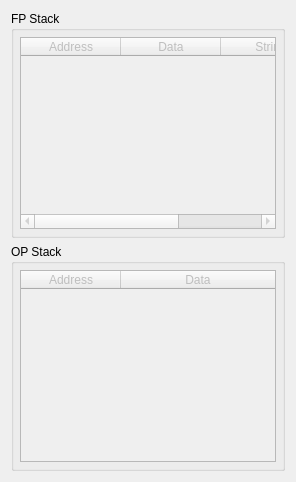
      <widget class="QWidget" name="debugOsStacksWidget">
       <attribute name="icon">
        <iconset resource="resources.qrc">
         <normaloff>:/icons/resources/icons/stack.png</normaloff>:/icons/resources/icons/stack.png</iconset>
       </attribute>
       <attribute name="title">
        <string>OS Stacks</string>
       </attribute>
       <layout class="QGridLayout" name="gridLayout_15">
        <item row="1" column="0">
         <widget class="QGroupBox" name="groupBox_13">
          <property name="sizePolicy">
           <sizepolicy hsizetype="Preferred" vsizetype="Preferred">
            <horstretch>0</horstretch>
            <verstretch>0</verstretch>
           </sizepolicy>
          </property>
          <property name="title">
           <string>OP Stack</string>
          </property>
          <layout class="QVBoxLayout" name="verticalLayout_30">
           <property name="leftMargin">
            <number>6</number>
           </property>
           <property name="topMargin">
            <number>6</number>
           </property>
           <property name="rightMargin">
            <number>6</number>
           </property>
           <property name="bottomMargin">
            <number>6</number>
           </property>
           <item>
            <widget class="QTableWidget" name="opStack">
             <property name="enabled">
              <bool>false</bool>
             </property>
             <property name="sizePolicy">
              <sizepolicy hsizetype="Expanding" vsizetype="Expanding">
               <horstretch>0</horstretch>
               <verstretch>0</verstretch>
              </sizepolicy>
             </property>
             <property name="contextMenuPolicy">
              <enum>Qt::CustomContextMenu</enum>
             </property>
             <property name="acceptDrops">
              <bool>false</bool>
             </property>
             <property name="autoScroll">
              <bool>false</bool>
             </property>
             <property name="editTriggers">
              <set>QAbstractItemView::AllEditTriggers</set>
             </property>
             <property name="showDropIndicator" stdset="0">
              <bool>false</bool>
             </property>
             <property name="dragDropOverwriteMode">
              <bool>false</bool>
             </property>
             <property name="selectionMode">
              <enum>QAbstractItemView::SingleSelection</enum>
             </property>
             <property name="selectionBehavior">
              <enum>QAbstractItemView::SelectRows</enum>
             </property>
             <property name="textElideMode">
              <enum>Qt::ElideRight</enum>
             </property>
             <property name="horizontalScrollMode">
              <enum>QAbstractItemView::ScrollPerPixel</enum>
             </property>
             <property name="sortingEnabled">
              <bool>false</bool>
             </property>
             <property name="cornerButtonEnabled">
              <bool>false</bool>
             </property>
             <attribute name="horizontalHeaderDefaultSectionSize">
              <number>100</number>
             </attribute>
             <attribute name="horizontalHeaderHighlightSections">
              <bool>false</bool>
             </attribute>
             <attribute name="horizontalHeaderMinimumSectionSize">
              <number>40</number>
             </attribute>
             <attribute name="horizontalHeaderShowSortIndicator" stdset="0">
              <bool>false</bool>
             </attribute>
             <attribute name="horizontalHeaderStretchLastSection">
              <bool>true</bool>
             </attribute>
             <attribute name="verticalHeaderVisible">
              <bool>false</bool>
             </attribute>
             <attribute name="verticalHeaderDefaultSectionSize">
              <number>21</number>
             </attribute>
             <attribute name="verticalHeaderShowSortIndicator" stdset="0">
              <bool>false</bool>
             </attribute>
             <column>
              <property name="text">
               <string>Address</string>
              </property>
             </column>
             <column>
              <property name="text">
               <string>Data</string>
              </property>
             </column>
            </widget>
           </item>
          </layout>
         </widget>
        </item>
        <item row="0" column="0">
         <widget class="QGroupBox" name="groupBox_14">
          <property name="sizePolicy">
           <sizepolicy hsizetype="Preferred" vsizetype="Preferred">
            <horstretch>0</horstretch>
            <verstretch>0</verstretch>
           </sizepolicy>
          </property>
          <property name="title">
           <string>FP Stack</string>
          </property>
          <layout class="QVBoxLayout" name="verticalLayout_36">
           <property name="leftMargin">
            <number>6</number>
           </property>
           <property name="topMargin">
            <number>6</number>
           </property>
           <property name="rightMargin">
            <number>6</number>
           </property>
           <property name="bottomMargin">
            <number>6</number>
           </property>
           <item>
            <widget class="QTableWidget" name="fpStack">
             <property name="enabled">
              <bool>false</bool>
             </property>
             <property name="sizePolicy">
              <sizepolicy hsizetype="Expanding" vsizetype="Expanding">
               <horstretch>0</horstretch>
               <verstretch>0</verstretch>
              </sizepolicy>
             </property>
             <property name="contextMenuPolicy">
              <enum>Qt::CustomContextMenu</enum>
             </property>
             <property name="acceptDrops">
              <bool>false</bool>
             </property>
             <property name="autoScroll">
              <bool>false</bool>
             </property>
             <property name="editTriggers">
              <set>QAbstractItemView::AllEditTriggers</set>
             </property>
             <property name="showDropIndicator" stdset="0">
              <bool>false</bool>
             </property>
             <property name="dragDropOverwriteMode">
              <bool>false</bool>
             </property>
             <property name="selectionMode">
              <enum>QAbstractItemView::SingleSelection</enum>
             </property>
             <property name="selectionBehavior">
              <enum>QAbstractItemView::SelectRows</enum>
             </property>
             <property name="textElideMode">
              <enum>Qt::ElideRight</enum>
             </property>
             <property name="horizontalScrollMode">
              <enum>QAbstractItemView::ScrollPerPixel</enum>
             </property>
             <property name="sortingEnabled">
              <bool>false</bool>
             </property>
             <property name="cornerButtonEnabled">
              <bool>false</bool>
             </property>
             <attribute name="horizontalHeaderDefaultSectionSize">
              <number>100</number>
             </attribute>
             <attribute name="horizontalHeaderHighlightSections">
              <bool>false</bool>
             </attribute>
             <attribute name="horizontalHeaderMinimumSectionSize">
              <number>40</number>
             </attribute>
             <attribute name="horizontalHeaderShowSortIndicator" stdset="0">
              <bool>false</bool>
             </attribute>
             <attribute name="horizontalHeaderStretchLastSection">
              <bool>true</bool>
             </attribute>
             <attribute name="verticalHeaderVisible">
              <bool>false</bool>
             </attribute>
             <attribute name="verticalHeaderDefaultSectionSize">
              <number>21</number>
             </attribute>
             <attribute name="verticalHeaderShowSortIndicator" stdset="0">
              <bool>false</bool>
             </attribute>
             <column>
              <property name="text">
               <string>Address</string>
              </property>
             </column>
             <column>
              <property name="text">
               <string>Data</string>
              </property>
             </column>
             <column>
              <property name="text">
               <string>String</string>
              </property>
             </column>
             <column>
              <property name="text">
               <string>Value</string>
              </property>
             </column>
            </widget>
           </item>
          </layout>
         </widget>
        </item>
       </layout>
      </widget>
